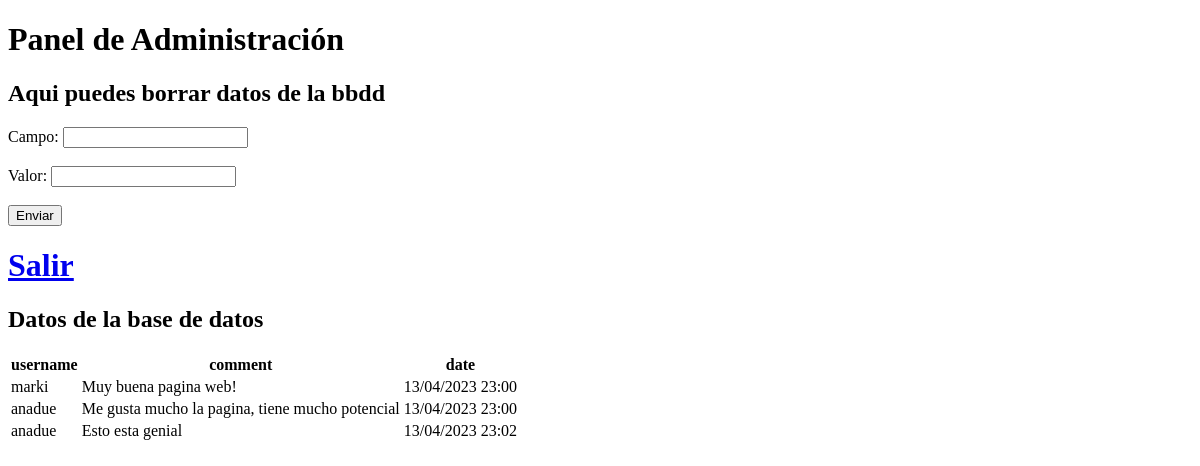
Before: /admin/comentarios (signed in) with the older database file.
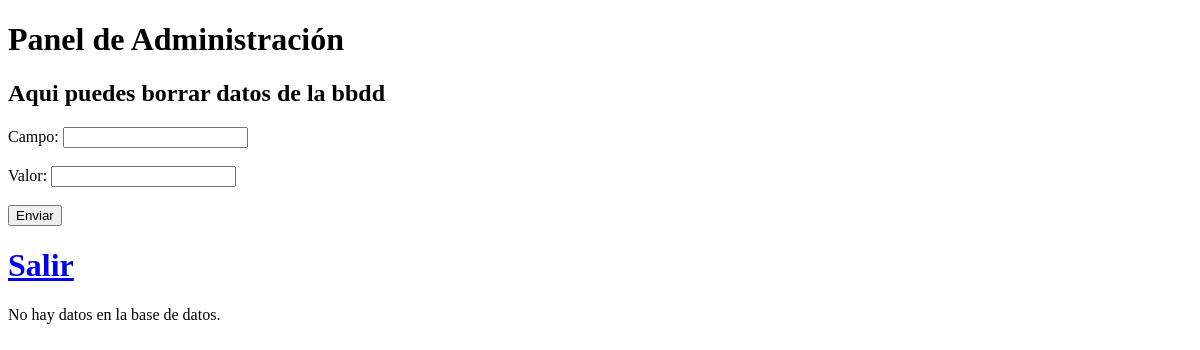
After: the same page with the newer database file.
### models.py (models this page shows, shortened)
class Comment(db.Base):
    __tablename__ = 'comment'
    id = Column(Integer, primary_key=True)
    username = Column(String(80), nullable=False)
    comment = Column(String(500), nullable=False)
    date = Column(String(20), nullable=False)

### app.py (the view, shortened to what this page needs)
@app.route('/admin/comentarios',methods=['GET', 'POST'])
def adminComment():
    if 'authenticated' in session:
        datos = db.session.query(Comment).all()
        return render_template('admin_comments.html',datos=datos)
    else:
        return redirect(url_for('admin'))

### templates/admin_comments.html (shortened to what this page needs)
<!DOCTYPE html>
<html>
<head>
</head>
<body>
    <h1>Panel de Administración</h1>
    <h2>Aqui puedes borrar datos de la bbdd</h2>
    <form action="/admin/comentarios" method="POST">
        <label for="atributo">Campo:</label>
        <input type="text" name="atributo" id="atributo" required><br><br>
        <label for="valor">Valor:</label>
        <input type="text" name="valor" id="valor" required><br><br>
        <input type="submit" value="Enviar">
    </form>
    <h1>  <a href="/admin">Salir</a> </h1>
    {% if datos %}
    <h2>Datos de la base de datos</h2>
    <table>
        <thead>
            <tr>
                <th>username</th>
                <th>comment</th>
                <th>date</th>
            </tr>
        </thead>
        <tbody>
            {% for dato in datos %}
                <tr>
                    <td>{{ dato.username }}</td>
                    <td>{{ dato.comment }}</td>
                    <td>{{ dato.date }}</td>
                </tr>
            {% endfor %}
        </tbody>
    </table>
{% else %}
    <p>No hay datos en la base de datos.</p>
{% endif %}
</body>
</html>

Changed rows visible on the page:
removed Comment: username "marki", comment "Muy buena pagina web!", date "13/04/2023 23:00"
removed Comment: username "anadue", comment "Me gusta mucho la pagina, tiene mucho potencial", date "13/04/2023 23:00"
removed Comment: username "anadue", comment "Esto esta genial", date "13/04/2023 23:02"
Other visible differences:
text no longer shown: "Datos de la base de datos username comment date"
text now shown: "No hay datos en la base de datos."
